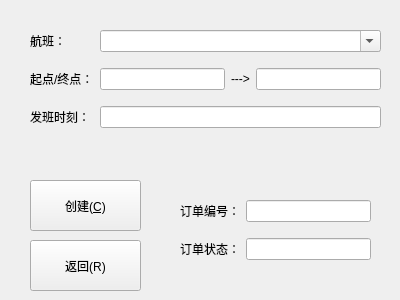
<?xml version="1.0" encoding="UTF-8"?>
<ui version="4.0">
 <class>airLifeWidget::orderCreatorWidget</class>
 <widget class="QWidget" name="airLifeWidget::orderCreatorWidget">
  <property name="geometry">
   <rect>
    <x>0</x>
    <y>0</y>
    <width>400</width>
    <height>300</height>
   </rect>
  </property>
  <property name="minimumSize">
   <size>
    <width>400</width>
    <height>300</height>
   </size>
  </property>
  <property name="maximumSize">
   <size>
    <width>400</width>
    <height>300</height>
   </size>
  </property>
  <property name="windowTitle">
   <string>创建订单</string>
  </property>
  <property name="windowIcon">
   <iconset resource="../../../resource/resource.qrc">
    <normaloff>:/Logo/airLifeLogo.ico</normaloff>:/Logo/airLifeLogo.ico</iconset>
  </property>
  <widget class="QPushButton" name="airLifeCreatePushButton">
   <property name="geometry">
    <rect>
     <x>30</x>
     <y>180</y>
     <width>111</width>
     <height>51</height>
    </rect>
   </property>
   <property name="text">
    <string>创建(&amp;C)</string>
   </property>
  </widget>
  <widget class="QPushButton" name="airLifeBackPushButton">
   <property name="geometry">
    <rect>
     <x>30</x>
     <y>240</y>
     <width>111</width>
     <height>51</height>
    </rect>
   </property>
   <property name="text">
    <string>返回(R)</string>
   </property>
  </widget>
  <widget class="QWidget" name="gridLayoutWidget">
   <property name="geometry">
    <rect>
     <x>30</x>
     <y>20</y>
     <width>351</width>
     <height>121</height>
    </rect>
   </property>
   <layout class="QGridLayout" name="gridLayout">
    <item row="1" column="3">
     <widget class="QLineEdit" name="airLifeELineEdit">
      <property name="readOnly">
       <bool>true</bool>
      </property>
     </widget>
    </item>
    <item row="1" column="1">
     <widget class="QLineEdit" name="airLifeSLineEdit">
      <property name="readOnly">
       <bool>true</bool>
      </property>
     </widget>
    </item>
    <item row="1" column="0">
     <widget class="QLabel" name="airLifeSELabel">
      <property name="text">
       <string>起点/终点：</string>
      </property>
     </widget>
    </item>
    <item row="2" column="0">
     <widget class="QLabel" name="airLifeSTimeELabel">
      <property name="text">
       <string>发班时刻：</string>
      </property>
     </widget>
    </item>
    <item row="2" column="1" colspan="3">
     <widget class="QLineEdit" name="airLifeTimeLineEdit">
      <property name="readOnly">
       <bool>true</bool>
      </property>
     </widget>
    </item>
    <item row="1" column="2">
     <widget class="QLabel" name="airLifeArrowLabel">
      <property name="text">
       <string>---&gt;</string>
      </property>
     </widget>
    </item>
    <item row="0" column="0">
     <widget class="QLabel" name="airLifeFlightLabel">
      <property name="text">
       <string>航班：</string>
      </property>
      <property name="alignment">
       <set>Qt::AlignLeading|Qt::AlignLeft|Qt::AlignVCenter</set>
      </property>
     </widget>
    </item>
    <item row="0" column="1" colspan="3">
     <widget class="QComboBox" name="airLifeFlightComboBox">
      <property name="editable">
       <bool>true</bool>
      </property>
     </widget>
    </item>
   </layout>
  </widget>
  <widget class="QWidget" name="gridLayoutWidget_2">
   <property name="geometry">
    <rect>
     <x>180</x>
     <y>190</y>
     <width>191</width>
     <height>80</height>
    </rect>
   </property>
   <layout class="QGridLayout" name="gridLayout_2">
    <item row="0" column="1">
     <widget class="QLineEdit" name="airLifeOrderUUIDLineEdit">
      <property name="readOnly">
       <bool>true</bool>
      </property>
     </widget>
    </item>
    <item row="0" column="0">
     <widget class="QLabel" name="airLifeOrderUUIDLabel">
      <property name="text">
       <string>订单编号：</string>
      </property>
     </widget>
    </item>
    <item row="1" column="0">
     <widget class="QLabel" name="airLifeOrderStatusLabel">
      <property name="text">
       <string>订单状态：</string>
      </property>
     </widget>
    </item>
    <item row="1" column="1">
     <widget class="QLineEdit" name="airLifeOrderStatusLineEdit">
      <property name="readOnly">
       <bool>true</bool>
      </property>
     </widget>
    </item>
   </layout>
  </widget>
 </widget>
 <resources>
  <include location="../../../resource/resource.qrc"/>
 </resources>
 <connections/>
</ui>
